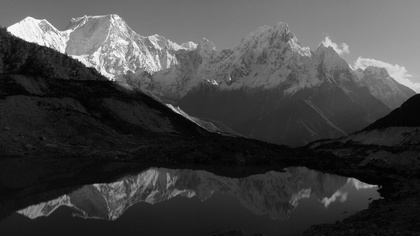
%> input picture Part A/Question 1/imgs/Mountains_Greyscale.jpg, 420 x 236 px, shrunk from 4673 x 2629 before the run
$ octave HistogramEqualization.m   (GNU Octave 9; MATLAB toolbox functions it lacks are replaced by stand-ins)
%> lines starting %> are read from the running program, lines starting %| are printed output that depends on the picture
### Part A/Question 1/CreateHistogram.m
%Create histogram for a greyscale image
function [imageHist] = CreateHistogram(image)

    %Reshape the image to a sinlge dimension array
    imageHistData=reshape(image,[],1);

    %convert the array to double-precision values
    imageHistData=double(imageHistData);

    %create the histogram with (0-255) bin (gray level)
    imageHist=hist(imageHistData,0:255);
end

### Part A/Question 1/HistogramEqualizationFunction.m
%%%%%%%%%%%%%%%%%%%%%%%%%%%%%%%%%%%%%%%%%%%%%%%%%%%%%%%%%%%%%%%%%%%%%%%%%%%
%Image Processing Final Project - Question 1 Histogram Equalization
% This fuction will get he source image(B&W)
%
% In the end the fuction will return the image after Histogram Equalization
% and the histogram
%%%%%%%%%%%%%%%%%%%%%%%%%%%%%%%%%%%%%%%%%%%%%%%%%%%%%%%%%%%%%%%%%%%%%%%%%%%
function [HEImage,HEImageHistogram] = HistogramEqualizationFunction(sourceImage)

    %Get the number of rows&colunms in the image matrix (for iteration) and the total number of pixels
    rows = size(sourceImage,1);
    columns = size (sourceImage,2);
    totalPixels = rows * columns;

    %Create a frequency array full of zeros (0-255 gret levels)
    frequency = (zeros(256,1));

    %Iterate throught every pixel in the image add calculate the grey level
    %frequency array
    for i=1:rows
        for j=1:columns
            %curPixel will sotre the level of grey (0-255) of the pixel
            curPixel=sourceImage(i,j);

            %we save the amount of pixels in the same grey level to the frequency array
            %we add 1 to the value because our array is between 1-256
            frequency(curPixel+1)=frequency(curPixel+1)+1;
        end
    end

    %Create a probability distribution function array full of zeros
    pdf=(zeros(256,1));

    %Calculate the probability distribution function
    %(the precentage of a grey level pixel in the picture (between 0-1))
    for i=1:256
        pdf(i)=frequency(i)/totalPixels;
    end

    %Create a cummulative probability distribution function array full of zeros
    cdf=(zeros(256,1));

    %Calculate the cummulative probability distribution function
    cdf(1) = pdf(1);
    for i=2:256
        %adding the pdf value to the cfd array
        cdf(i)= cdf(i-1)+ pdf(i);
    end

    %Create an output array full of zeros
    output = (zeros(256,1));

    %create an output array with a more "balanced" grey levels
    for i=1:256
        output(i) = round(cdf(i)*255);
    end

    %initialize array for the new image
    HEImage=uint8(zeros(rows,columns));

    %apply the output array on the original image to create a histogram
    %equalized image (balance the image intensities)
    for i=1:rows
        for j=1:columns
			HEImage(i,j)=output(sourceImage(i,j)+1);
        end
    end

    %create a histogram of the new image
    HEImageHistogram = CreateHistogram(HEImage);
end

### Part A/Question 1/HistogramEqualization.m
%%%%%%%%%%%%%%%%%%%%%%%%%%%%%%%%%%%%%%%%%%%%%%%%%%%%%%%%%%%%%%%%%%%%%%%%%%%
% Image Processing - Final Project
% Part A: Single image processing
% Question 1: Histogram Equalization Algorithm
%%%%%%%%%%%%%%%%%%%%%%%%%%%%%%%%%%%%%%%%%%%%%%%%%%%%%%%%%%%%%%%%%%%%%%%%%%%

%Define paths for files
sourceImagePath = '.\imgs\Mountains_Greyscale.jpg';
destImagePath = '.\imgs\Mountains_GreyscaleHE.jpg';
destHistogramPath = '.\imgs\Mountains_GreyscaleHE_Histogram.jpg';
showMatlabHistEQ = 0;
% Get the original image and convert it to a greyscale image if needed
sourceImage = imread(sourceImagePath);
%> sourceImage is the input picture: size 236x420x3 uint8; min 0, max 255, mean 66.4
if size(sourceImage,3)==3
    sourceImage = rgb2gray(sourceImage);
%> sourceImage: size 236x420 uint8
end

% display the source image and the histogram for that image
sourceImageHistogram = CreateHistogram(sourceImage);
%> in CreateHistogram, `imageHist=hist(imageHistData,0:255);`: imageHist = 256 values, max 1871 at index 14, min 1 at index 255, mean 387.2
%> sourceImageHistogram has the same summary as imageHist in CreateHistogram
figure('Name','Source Image Histogram - Before Histogram Equalization','NumberTitle','on'),bar(sourceImageHistogram);
%> after `bar(sourceImageHistogram)`:
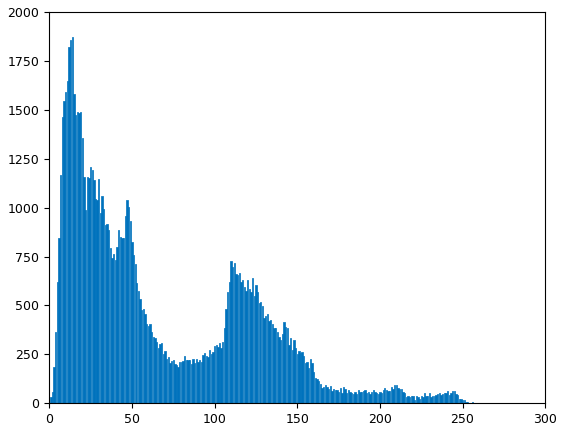
%> figure redrawn from the program's plot data; tallest bar 1871 high, from x = 13.6 to 14.4
figure('Name','Source Image - Before Histogram Equalization','NumberTitle','on'),imshow(sourceImage);

%calling our histogram equalization function
[HEImage,destImageHistogram]= HistogramEqualizationFunction(sourceImage);
%> after the loop in HistogramEqualizationFunction, `for i=1:rows`: frequency = 256 values, max 1871 at index 14, min 0 at index 256, mean 387.2
%> after the loop in HistogramEqualizationFunction, `for i=1:256`: pdf = 256 values, max 0.0189 at index 14, min 0 at index 256, mean 0.00391
%> after the loop in HistogramEqualizationFunction, `for i=2:256`: cdf = 256 values from 0.000333 to 1
%> after the loop in HistogramEqualizationFunction, `for i=1:256`: output = 256 values from 0 to 255
%> after the loop in HistogramEqualizationFunction, `for i=1:rows`:
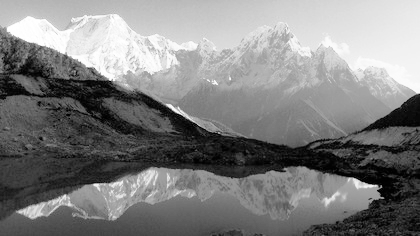
%> HEImage: size 236x420 uint8; min 0, max 255, mean 128.6
%> in HistogramEqualizationFunction, `HEImageHistogram = CreateHistogram(HEImage);`: HEImageHistogram = 256 values, max 1871 at index 40, min 0 at index 5, mean 387.2
%> destImageHistogram has the same summary as HEImageHistogram in HistogramEqualizationFunction

hold on
%display the image after the histogram equalization function and the histogram for the image
figure('Name','Dest Image - After Histogram Equalization','NumberTitle','on'),imshow(HEImage);
figure('Name','Dest Image Histogram - After Histogram Equalization','NumberTitle','on'),bar(destImageHistogram);
%> after `bar(destImageHistogram)`:
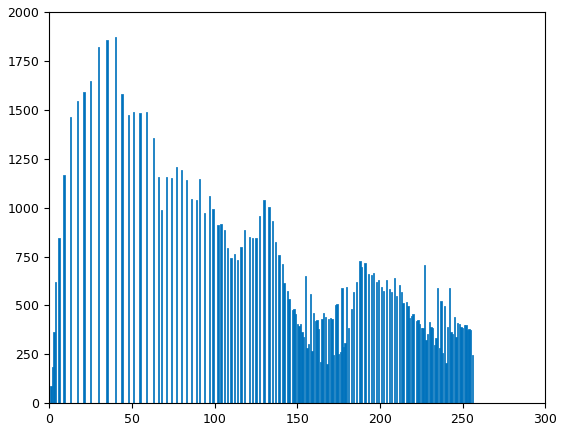
%> figure redrawn from the program's plot data; tallest bar 1871 high, from x = 39.6 to 40.4
imwrite(HEImage,destImagePath);


%%%%%%%%%%%%%%%%
%MatLab Histeq %
%%%%%%%%%%%%%%%%
if showMatlabHistEQ == 1
    %Compare the the histeq function built in to matlab
    MLHEImage = histeq(sourceImage);

    %display the image after the built in matlab histogram equalization and the histogram for
    %that image
    figure('Name','After MatLab Histogram Equalization','NumberTitle','off'),imshow(MLHEImage);
    MLHEImageHistogram = CreateHistogram(MLHEImage);
    figure('Name','After MatLab Histogram','NumberTitle','off'),bar(MLHEImageHistogram);
end
